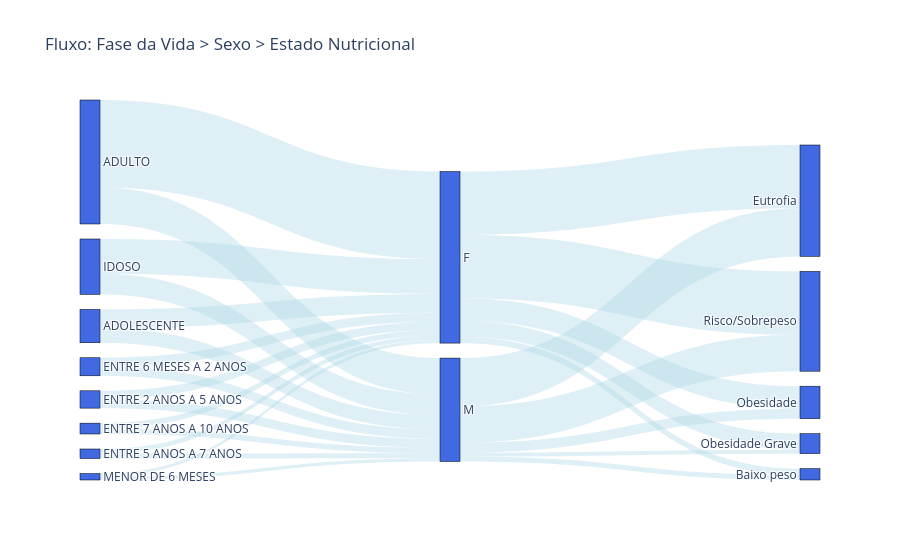

Notebook code cell kept with this figure:
### Markdown cell above
O gráfico acima mostra que a maior concentração de obesidade e sobrepeso estão nas fases adultos e idosos, sendo que idosos tem muito mais sobrepeso, mais da metade deste grupo está com sobrepeso.  
Isso ocorre porque a maioria das pessoas não se cuida ao envelhecer, geralmente continuam comendo mal e sem fazer exercícios enquanto o metabolismo e outras partes do corpo vao se degradando, ficando piores com o passar do tempo.  
Isso é um alerta para os orgãos de saúde focarem na disciplinação de idosos e adultos.

Abaixo vamos adcionar o sexo em um gráfico Sankey Diagram para vermos se algum sexo em determinada faixa etária tem mais propenção a obesidade do que outro.

### Code cell
import plotly.graph_objects as go

# 2. Criar a lista de labels únicos para todos os nós
# A ordem aqui define os índices (0, 1, 2...)
label_list = list(clean_target_dataset['DS_FASE_VIDA'].unique()) + \
             list(clean_target_dataset['SG_SEXO'].unique()) + \
             list(clean_target_dataset['ESTADO_NUTRI'].unique())

# 3. Mapear os nomes para seus respectivos índices
nodes_map = {name: i for i, name in enumerate(label_list)}

# 4. Construir as conexões (Source -> Target)
# Fluxo 1: Fase da Vida -> Sexo
flow1 = clean_target_dataset.groupby(['DS_FASE_VIDA', 'SG_SEXO']).size().reset_index(name='count')
# Fluxo 2: Sexo -> Estado Nutri
flow2 = clean_target_dataset.groupby(['SG_SEXO', 'ESTADO_NUTRI']).size().reset_index(name='count')

sources = [nodes_map[x] for x in flow1['DS_FASE_VIDA']] + [nodes_map[x] for x in flow2['SG_SEXO']]
targets = [nodes_map[x] for x in flow1['SG_SEXO']] + [nodes_map[x] for x in flow2['ESTADO_NUTRI']]
values = list(flow1['count']) + list(flow2['count'])

# 5. Gerar o gráfico
fig = go.Figure(data=[go.Sankey(
    node = dict(
      pad = 15,
      thickness = 20,
      line = dict(color = "black", width = 0.5),
      label = label_list,
      color = "royalblue"
    ),
    link = dict(
      source = sources,
      target = targets,
      value = values,
      color = 'rgba(173, 216, 230, 0.4)' # Cor suave para os fluxos
  ))])

fig.update_layout(title_text="Fluxo: Fase da Vida > Sexo > Estado Nutricional", font_size=12)
fig.show()

### Figure 1 — Plotly figure (JSON) as saved in the notebook; plotly's stock layout.template omitted (floating-point values rounded to 4 significant figures)
{"data": [{"link": {"color": "rgba(173, 216, 230, 0.4)", "source": [4, 4, 0, 0, 5, 5, 6, 6, 2, 2, 3, 3, 1, 1, 7, 7, 9, 9, 9, 9, 9, 8, 8, 8, 8, 8], "target": [9, 8, 9, 8, 9, 8, 9, 8, 9, 8, 9, 8, 9, 8, 9, 8, 14, 12, 13, 10, 11, 14, 12, 13, 10, 11], "value": [104882, 80952, 488562, 202764, 46491, 50134, 25374, 27923, 49360, 51292, 29961, 30613, 194449, 114662, 17578, 18356, 35618, 352367, 126127, 88884, 353661, 27733, 268701, 55006, 22357, 202899]}, "node": {"color": "royalblue", "label": ["ADULTO", "IDOSO", "ENTRE 6 MESES A 2 ANOS", "ENTRE 7 ANOS A 10 ANOS", "ADOLESCENTE", "ENTRE 2 ANOS A 5 ANOS", "ENTRE 5 ANOS A 7 ANOS", "MENOR DE 6 MESES", "M", "F", "Obesidade Grave", "Risco/Sobrepeso", "Eutrofia", "Obesidade", "Baixo peso"], "line": {"color": "black", "width": 0.5}, "pad": 15, "thickness": 20}, "type": "sankey"}], "layout": {"font": {"size": 12}, "title": {"text": "Fluxo: Fase da Vida > Sexo > Estado Nutricional"}}}
